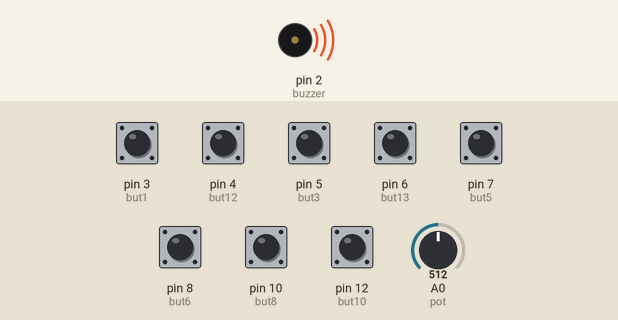
Recording of a sketch running on a simulated Arduino Uno, built with avr-gcc and run on an emulated ATmega328P. On the bench: buzzer (waves = sounding). The inputs (shaded band) are chosen by the test bench; at power-on: pin 4 (but12), pin 5 (but3), pin 6 (but13), pin 7 (but5), pin 8 (but6), pin 10 (but8), pin 12 (but10) HIGH, pin 3 (but1) LOW, A0 (pot) = 512. What the sketch prints to the serial monitor is not drawn.

Above: at 1.2 s.
1.3 s: A0 (pot) set to 76
2.8 s: A0 (pot) set to 65
4.3 s: pin 3 (but1) pulled HIGH for 0.15 s
5.9 s: pin 4 (but12) pulled LOW for 0.15 s
9.0 s: pin 5 (but3) pulled LOW for 0.15 s
12.1 s: pin 7 (but5) pulled LOW for 0.15 s
Timing chart, 0 to 16.2 s (numbered marks = the images above; inputs shaded):
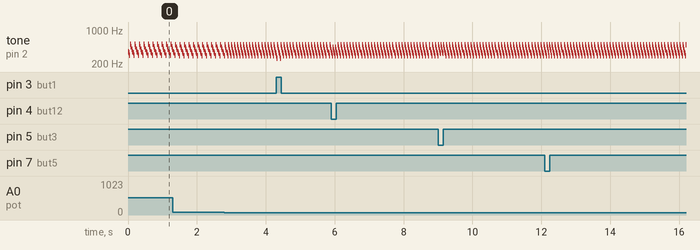

The sketch:

piano_pot_2_notes_frequence_variation_2412_valide_8NOTES_OK.ino
```cpp
//COPPIN Léna G4 PeiP2
//Programme permettant d'émettre un son avec un buzzer lors de l'appui d'une "touche" (appelée "bouton" ici)
//Un potentiomètre lit et module la tension analogique envoyée aux I/O et en focntion de celle-ci on module la fréquence sortant du buzzer  = effet "pitchbend"
//Uniquement sur les touches naturelles


//Déclaration des pins
int but1 = 3;    //DO3
int but3 = 5;    //RE3
int but5 = 7;    //MI3
int but6 = 8;    //FA3
int but8 = 10;   //SOL3
int but10 = 12;  //LA3
int but12 = 4;   //SI3
int but13 = 6;   //DO4

int buzzer = 2;


//Initialisation des variables
const int pot = 0;
int bit_value = 0.0; //tension numérique
float real_tension = 0.0; //tension analogique

int f = 0; //fréquence

void setup()
{
  //Déclarations des pins des "boutons" en INPUT
  pinMode(but1, INPUT);
  pinMode(but3, INPUT);
  pinMode(but5, INPUT);
  pinMode(but6, INPUT);
  pinMode(but8, INPUT);
  pinMode(but10, INPUT);
  pinMode(but12, INPUT);
  pinMode(but13, INPUT);

  //Déclarations des pins du buzzer en OUTPUT
  pinMode(buzzer, OUTPUT);

  //Communication voie série
  Serial.begin(9600);
}


void loop()
{
  //Lecture des valeurs des "boutons" (0 ou 1)
  int b1 = digitalRead(but1);
  int b3 = digitalRead(but3);
  int b5 = digitalRead(but5);
  int b6 = digitalRead(but6);
  int b8 = digitalRead(but8);
  int b10 = digitalRead(but10);
  int b12 = digitalRead(but12);
  int b13 = digitalRead(but13);

  //Lecture de la tension et affichage
  bit_value = analogRead(pot);
  real_tension = bit_value / 204.6;
  //Serial.print(real_tension);
  //Serial.print("  ");


//b1=1
  if( b1 == 1 ) {
    int f = 262;

    if(real_tension < 0.35){
      tone(buzzer, f);
      Serial.println("DO3 : 262 Hz");
      }

    if((real_tension >= 0.35) && (real_tension < 0.8)){
      tone(buzzer, f+4);
      Serial.println("Modulation : 266 Hz");
      }

    if((real_tension >= 0.8) && (real_tension < 3)){
      tone(buzzer, f+7);
      Serial.println("Modulation : 269 Hz");
      }

    if((real_tension >= 3) && (real_tension < 4.8)){
      tone(buzzer, f+11);
      Serial.println("Modulation : 273 Hz");
      }

    if((real_tension >= 4.8) && (real_tension <= 5)){
      tone(buzzer, f+15);
      Serial.println("DO#3 : 277 Hz");
      }
    }


//b1=0
  if (b1==0) {

    //b3=0
    if (b3 == 0){

      //b5=0
      if (b5 == 0){

        //b6=0
        if (b6 == 0){

          //b8=0
          if (b8 == 0){

            //b10=0
            if (b10 == 0){

              //b12=0
              if (b12 == 0){

                //b13=0
                if (b13 == 0){
                  noTone(buzzer);
              }
                 //b13=1
                 if (b13 == 1){

                  int f = 523;

                  if(real_tension < 0.35){
                    tone(buzzer, f);
                    Serial.println("DO4 : 523 Hz");
                    }

                  if((real_tension >= 0.35) && (real_tension < 0.8)){
                    tone(buzzer, f+8);
                    Serial.println("Modulation : 531 Hz");
                    }

                  if((real_tension >= 0.8) && (real_tension < 3)){
                    tone(buzzer, f+16);
                    Serial.println("Modulation : 539 Hz");
                    }

                  if((real_tension >= 3) && (real_tension < 4.8)){
                    tone(buzzer, f+24);
                    Serial.println("Modulation : 547 Hz");
                    }

                  if((real_tension >= 4.8) && (real_tension <= 5)){
                    tone(buzzer, f+31);
                    Serial.println("DO#4 : 554 Hz");
                    }
                  }
                }
              }
            }
          }
        }
      }
    }

              //b12=1
              if (b12 == 1){
                int f = 494;

                if(real_tension < 0.35){
                  tone(buzzer, f);
                  Serial.println("SI3 : 494 Hz");
                  }

                if((real_tension >= 0.35) && (real_tension < 0.8)){
                  tone(buzzer, f+7);
                  Serial.println("Modulation : 501 Hz");
                  }

                if((real_tension >= 0.8) && (real_tension < 3)){
                  tone(buzzer, f+14);
                  Serial.println("Modulation : 508 Hz");
                  }

                if((real_tension >= 3) && (real_tension < 4.8)){
                  tone(buzzer, f+21);
                  Serial.println("Modulation : 515 Hz");
                  }

                if((real_tension >= 4.8) && (real_tension <= 5)){
                  tone(buzzer, f+29);
                  Serial.println("DO4 : 523 Hz");
                }
              }


            //b10=1
            if (b10 == 1){
              int f = 440;

              if(real_tension < 0.35){
                tone(buzzer, f);
                Serial.println("LA3 : 440 Hz");
                }

              if((real_tension >= 0.35) && (real_tension < 0.8)){
                tone(buzzer, f+6);
                Serial.println("Modulation : 446 Hz");
                }

              if((real_tension >= 0.8) && (real_tension < 3)){
                tone(buzzer, f+12);
                Serial.println("Modulation : 452 Hz");
                }

              if((real_tension >= 3) && (real_tension < 4.8)){
                tone(buzzer, f+18);
                Serial.println("Modulation : 458 Hz");
                }

              if((real_tension >= 4.8) && (real_tension <= 5)){
                tone(buzzer, f+26);
                Serial.println("LA#3 : 466 Hz");
                }
                   }

          //b8=1
          if (b8 == 1){
            int f = 392;

            if(real_tension < 0.35){
              tone(buzzer, f);
              Serial.println("SOL3 : 392 Hz");
              }

            if((real_tension >= 0.35) && (real_tension < 0.8)){
              tone(buzzer, f+6);
              Serial.println("Modulation : 398 Hz");
              }

            if((real_tension >= 0.8) && (real_tension < 3)){
              tone(buzzer, f+12);
              Serial.println("Modulation : 404 Hz");
              }

            if((real_tension >= 3) && (real_tension < 4.8)){
              tone(buzzer, f+18);
              Serial.println("Modulation : 410 Hz");
              }

            if((real_tension >= 4.8) && (real_tension <= 5)){
              tone(buzzer, f+23);
              Serial.println("SOL#3 : 415 Hz");
              }
           }

        //b6=1
        if (b6 == 1){
          int f = 349;

          if(real_tension < 0.35){
            tone(buzzer, f);
            Serial.println("FA3 : 349 Hz");
            }

          if((real_tension >= 0.35) && (real_tension < 0.8)){
            tone(buzzer, f+5);
            Serial.println("Modulation : 354 Hz");
            }

          if((real_tension >= 0.8) && (real_tension < 3)){
            tone(buzzer, f+10);
            Serial.println("Modulation : 359 Hz");
            }

          if((real_tension >= 3) && (real_tension < 4.8)){
            tone(buzzer, f+15);
            Serial.println("Modulation : 364 Hz");
            }

          if((real_tension >= 4.8) && (real_tension <= 5)){
            tone(buzzer, f+21);
            Serial.println("FA#3 : 370 Hz");
            }
       }

      //b5=1
      if (b5 == 1){
        int f = 330;

        if(real_tension < 0.35){
          tone(buzzer, f);
          Serial.println("MI3 : 330 Hz");
          }

        if((real_tension >= 0.35) && (real_tension < 0.8)){
          tone(buzzer, f+5);
          Serial.println("Modulation : 335 Hz");
          }

        if((real_tension >= 0.8) && (real_tension < 3)){
          tone(buzzer, f+10);
          Serial.println("Modulation : 340 Hz");
          }

        if((real_tension >= 3) && (real_tension < 4.8)){
          tone(buzzer, f+15);
          Serial.println("Modulation : 345 Hz");
          }

        if((real_tension >= 4.8) && (real_tension <= 5)){
          tone(buzzer, f+19);
          Serial.println("FA3 : 349 Hz");
          }
       }

  //b3=1
  if ( b3 == 1 ){
    int f = 294;

    if(real_tension < 0.35){
      tone(buzzer, f);
      Serial.println("RE3 : 294 Hz");
      }

    if((real_tension >= 0.35) && (real_tension < 0.8)){
      tone(buzzer, f+4);
      Serial.println("Modulation : 298 Hz");
      }

    if((real_tension >= 0.8) && (real_tension < 3)){
      tone(buzzer, f+8);
      Serial.println("Modulation : 302 Hz");
      }

    if((real_tension >= 3) && (real_tension < 4.8)){
      tone(buzzer, f+12);
      Serial.println("Modulation : 306 Hz");
      }

    if((real_tension >= 4.8) && (real_tension <= 5)){
      tone(buzzer, f+17);
      Serial.println("RE#3 : 311 Hz");
      }
       }
    }
```

Measured:
- by itself, tone on pin 2 (buzzer): plays 349 Hz for 0.01 s, 330 Hz for 0.01 s, 294 Hz for 0.01 s, 494 Hz for 0.01 s, 440 Hz for 0.01 s, 392 Hz for 0.02 s … (278 notes in this stretch)
